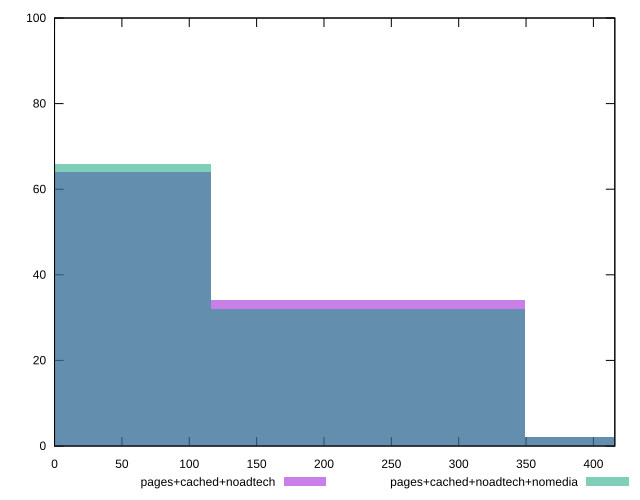

This figure's gnuplot source:
reset

$pagesCachedNoadtech <<EOF
465.925494490543 2
232.9627472452715 34
0 64
EOF

$pagesCachedNoadtechNomedia <<EOF
465.925494490543 2
232.9627472452715 32
0 66
EOF

set key outside below
set boxwidth 232.9627472452715
set xrange [0:415.898]
set yrange [0:100]
set trange [0:100]
set style fill transparent solid 0.5 noborder
set terminal svg size 640, 500 enhanced background rgb 'white'
set output "report_00017_2021-02-10T15-08-03.406Z/uses-rel-preconnect/comparison/histogram/2_vs_3.svg"

plot $pagesCachedNoadtech title "pages+cached+noadtech" with boxes, \
     $pagesCachedNoadtechNomedia title "pages+cached+noadtech+nomedia" with boxes

reset
